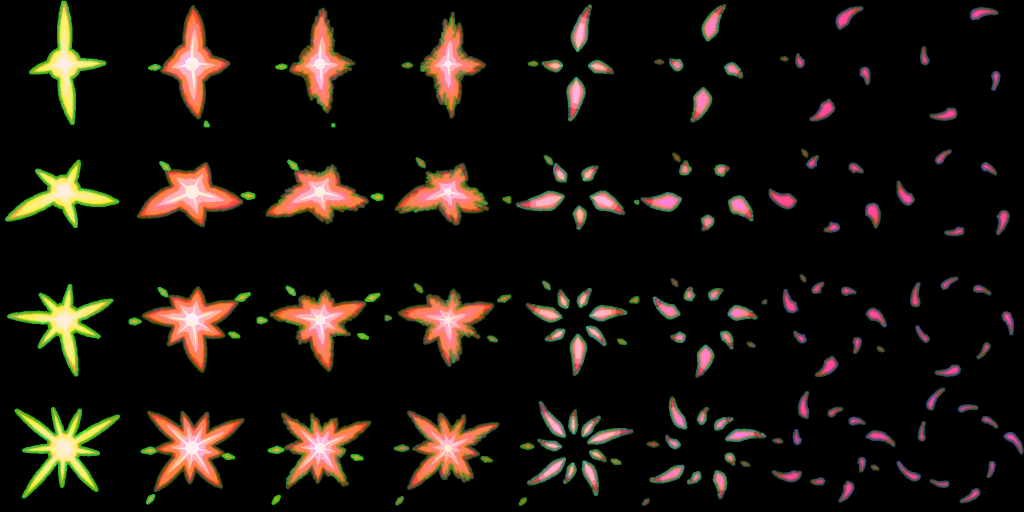
#> input picture assets/vfx/atlas/vfx_impact_star.png, 2048 x 1024 px (shown at 1/2 size)
$ python -i sheets.py   (imports and definitions only)
#> lines starting #> are read from the running program, lines starting #| are printed output that depends on the picture
### tools/vfx/vfxlib.py
"""GODFORGE VFX asset toolkit: packed flipbook cells, ramps, noise, the reference shader, sheets.

Every combat texture in assets/vfx/ is a *packed grey* texture, never a coloured one. One painted
flipbook serves every element; the ramp row picks the colours (docs/art/VFX_STYLE.md sections 3.3
and 21.5). The channels of every atlas cell:

  R  shape mask as a signed distance field: 0.5 is the painted edge, +-SDF_SPREAD cell px of
     distance maps to 1.0 / 0.0. The shader turns it into crisp coverage at any scale with
     `smoothstep(0.5 - w, 0.5 + w, r)`, w = fwidth(r) * 0.7.
  G  value: where the pixel sits on the element ramp (ink 0.06, deep 0.29, body 0.50, light 0.70,
     hot 0.93). It is continuous; the ramp texture posterizes it, so the band edges stay crisp when
     the sprite is magnified.
  B  erosion order: the pixel survives while B > t (t = normalized age x erode strength). Tails,
     edges and secondary layers hold low values, heads and cores high ones.

G and B are edge-padded (nearest covered texel) inside the SDF band and 0 beyond it, so bilinear
filtering never bleeds garbage and the PNGs stay small. The textures are data: load them as linear
(not sRGB) and never premultiply them. The shader outputs premultiplied colour (see `shade`).

Authoring happens at SS x the cell resolution with PIL polygons and numpy fields, then `Cell.pack`
builds the SDF with scipy's exact Euclidean distance transform and area-averages G and B.

Nothing here is traced or sampled from any reference image: every shape is a primitive in this file.
"""
from __future__ import annotations

import json
import math
import os

import numpy as np
from PIL import Image, ImageDraw, ImageFont
from scipy import ndimage as ndi

HERE = os.path.dirname(os.path.abspath(__file__))
ROOT = os.path.normpath(os.path.join(HERE, "..", ".."))
OUT = os.path.join(ROOT, "assets", "vfx")
SHEETS = os.path.join(ROOT, "docs", "art", "vfx_concepts")
FONTS = os.path.join(ROOT, "assets", "fonts")

SS = 4  # supersampling while painting
SDF_SPREAD = 4.0  # cell px from the edge to R = 0 or 1

V_INK, V_DEEP, V_BODY, V_LIGHT, V_HOT = 0.06, 0.29, 0.50, 0.70, 0.93
BAND_EDGES = (0.18, 0.40, 0.60, 0.81)  # ink | deep | body | light | hot
BAND_GAIN = (1.0, 1.0, 1.25, 1.6, 2.6)  # HDR gain per band (VFX_STYLE 3.2), stored as A = gain / 4
INK_ALPHA = 0.9
ADD_FROM, ADD_TO = 0.80, 0.90  # hot values blend from alpha-over to additive

TAU = 2 * math.pi


# ------------------------------------------------------------------------------------------------
# colour helpers
# ------------------------------------------------------------------------------------------------
def s2l(c):
    c = np.asarray(c, np.float32)
    return np.where(c <= 0.04045, c / 12.92, ((c + 0.055) / 1.055) ** 2.4).astype(np.float32)


def l2s(c):
    c = np.clip(c, 0.0, 1.0)
    return np.where(c <= 0.0031308, c * 12.92, 1.055 * np.power(c, 1 / 2.4) - 0.055)


def hexrgb(h):
    h = h.lstrip("#")
    return [int(h[i:i + 2], 16) / 255.0 for i in (0, 2, 4)]


def smoothstep(e0, e1, x):
    t = np.clip((x - e0) / (e1 - e0), 0.0, 1.0)
    return t * t * (3 - 2 * t)


def wrap(a):
    return (a + np.pi) % TAU - np.pi


# ------------------------------------------------------------------------------------------------
# ramps (VFX_STYLE 3.3). Row order is the contract with vfx.ron / the shader: never reorder.
# ------------------------------------------------------------------------------------------------
RAMPS = [
    ("kinetic", "Kinetic bone-brass", ["#1A120C", "#8A4A16", "#E3A64A", "#F4E3C1", "#FFFBF0"]),
    ("flame", "Flame", ["#240A06", "#A8300A", "#FF7A1A", "#FFC24B", "#FFF3D6"]),
    ("storm", "Storm", ["#06101E", "#1B4E9B", "#3FD8FF", "#BDF6FF", "#FFFFFF"]),
    ("void", "Void", ["#0C0416", "#3B1675", "#A45CFF", "#E2CCFF", "#FFF6FF"]),
    ("plague", "Plague", ["#0D1507", "#3A6414", "#86E03A", "#D9FF8C", "#F6FFE0"]),
    ("radiant", "Radiant", ["#241703", "#B07A12", "#FFE27A", "#FFF3BE", "#FFFFFF"]),
    ("unmade", "Unmade ichor (enemy)", ["#07060A", "#0D3B35", "#2FBFA8", "#8FF2D8", "#B8FFE8"]),
    ("godworks_gold", "Godworks cold gold (enemy)", ["#1E1408", "#5A4A20", "#D4B45A", "#F4E6B0", "#FFF4D0"]),
    ("godworks_ember", "Godworks dead ember (enemy)", ["#2A0E08", "#4A1A0C", "#8A3A1E", "#C8663A", "#E08A50"]),
    ("enemy_shot", "Enemy shot (magenta core)", ["#1A0610", "#7A1040", "#FF5AA8", "#FFC0E0", "#FFFFFF"]),
    ("zone_gold", "Player zone hem (gold)", ["#241703", "#8A6A20", "#FFC940", "#FFE6A0", "#FFF8E0"]),
    ("heal", "Heal / revive", ["#1A1406", "#6A5A20", "#FFE9A8", "#FFF4D0", "#FFFFFF"]),
    ("bleed", "Bleed (crimson drips, never red-white)", ["#12040A", "#4A0A16", "#8A1020", "#B8404E", "#E07A84"]),
    ("time", "Time (Epoch, pale steel)", ["#0C1016", "#3C5064", "#9FB6C8", "#DCE8F0", "#FFFFFF"]),
    ("dust", "Dust / smoke / ash (neutral)", ["#141012", "#3A3034", "#6E6064", "#B3A69C", "#E8DED2"]),
    ("mono", "Mono ink-white (impact frames, execute)", ["#0C080C", "#4A4448", "#B8B2B4", "#F2EEEC", "#FFFFFF"]),
]
RAMP_INDEX = {k: i for i, (k, _, _) in enumerate(RAMPS)}


# [73 lines left out: functions ramp_table, equalize, fbm_tile, worley_tile, not called in this run]


class Noise:
    """Tiling fBm sampled at arbitrary coordinates (bilinear, grid-wrap). 1 unit = 1 grid texel."""

    def __init__(self, seed, n=128, beta=2.0, ax=1.0, ay=1.0):
        self.g = fbm_tile(n, seed, beta=beta, ax=ax, ay=ay, eq=True)
        self.n = n

    def __call__(self, u, v):
        return ndi.map_coordinates(self.g, [np.asarray(v, np.float32), np.asarray(u, np.float32)], order=1,
                                   mode="grid-wrap")


# ------------------------------------------------------------------------------------------------
# geometry helpers (cell px, y down)
# ------------------------------------------------------------------------------------------------
def rot(v, a):
    c, s = math.cos(a), math.sin(a)
    return (v[0] * c - v[1] * s, v[0] * s + v[1] * c)


def norm(v):
    L = math.hypot(v[0], v[1]) or 1.0
    return (v[0] / L, v[1] / L)


def lerp(a, b, t):
    return a + (b - a) * t


def ease_out(t, p=2.0):
    t = min(max(t, 0.0), 1.0)
    return 1 - (1 - t) ** p


def ease_in(t, p=2.0):
    t = min(max(t, 0.0), 1.0)
    return t ** p


# [54 lines left out: functions tapered_path, kite, streak_poly, bolt_points, not called in this run]


def arc_pts(c, r, a0, a1, n=24, ky=1.0):
    return [(c[0] + math.cos(a) * r, c[1] + math.sin(a) * r * ky) for a in np.linspace(a0, a1, n)]


# [22 lines left out: functions bezier, tongue_poly, not called in this run]


# ------------------------------------------------------------------------------------------------
# the cell canvas
# ------------------------------------------------------------------------------------------------
class Cell:
    """One atlas cell painted at SS x resolution. Coordinates are cell px (float), y down.

    paint(mask, value, order): later paints cover earlier ones. `order` (0..1) is the layer's place
    in the erosion sequence: low orders erode first. pack() combines the order with the distance to
    the edge and a ragged noise into B.
    """

    # [13 lines left out: function __init__, not called in this run]

    # -- rasterizers ---------------------------------------------------------------------------
    def _img(self):
        return Image.new("L", (self.W, self.H), 0)

    # [98 lines left out: functions polys, lines, dots, ellipse, polar, star and 2 more, not called in this run]

    def inside_dist(self, mask):
        return (ndi.distance_transform_edt(mask) / self.ss).astype(np.float32)

    # [15 lines left out: functions ragged, paint, not called in this run]

    def erase(self, mask):
        m = np.asarray(mask, bool)
        self.cov &= ~m

    # [51 lines left out: functions clear_border, pack, band_value, not called in this run]


# ------------------------------------------------------------------------------------------------
# atlases and the manifest
# ------------------------------------------------------------------------------------------------
MANIFEST: list[dict] = []


class Atlas:
    # [9 lines left out: function __init__, not called in this run]

    def put(self, col, row, packed):
        assert packed.shape == (self.ch, self.cw, 3), (self.name, packed.shape)
        self.img[row * self.ch:(row + 1) * self.ch, col * self.cw:(col + 1) * self.cw] = packed

    def cell(self, col, row):
        return self.img[row * self.ch:(row + 1) * self.ch, col * self.cw:(col + 1) * self.cw]

    # [5 lines left out: function seq, not called in this run]

    @property
    def rel(self):
        return f"{self.sub}/{self.name}.png"

    # [10 lines left out: function save, not called in this run]


def _call(job):
    fn, args = job
    return fn(*args)


# [28 lines left out: functions pmap, register, save_gray, not called in this run]


def load_atlas(rel):
    return np.asarray(Image.open(os.path.join(OUT, rel)).convert("RGB"))


# ------------------------------------------------------------------------------------------------
# the reference shader (what vfx.wesl computes) and sheet compositing
# ------------------------------------------------------------------------------------------------
_RAMP_CACHE = {}


# [52 lines left out: functions ramp_linear, resample, shade, not called in this run]


class Plate:
    """A linear-light compositing surface for contact sheets: premultiplied over, bloom, tonemap."""

    def __init__(self, w, h, bg="#141016", image=None):
        if image is not None:
            self.img = s2l(np.asarray(image.convert("RGB"), np.float32) / 255.0)
        else:
            self.img = np.ones((h, w, 3), np.float32) * s2l(hexrgb(bg))
        self.H, self.W = self.img.shape[:2]
        self.labels = []

    # [10 lines left out: function over, not called in this run]

    def rect(self, x0, y0, x1, y1, col, alpha=1.0):
        c = s2l(hexrgb(col)) if isinstance(col, str) else np.asarray(col, np.float32)
        self.img[y0:y1, x0:x1] = self.img[y0:y1, x0:x1] * (1 - alpha) + c * alpha

    def paste(self, image, x, y):
        a = s2l(np.asarray(image.convert("RGB"), np.float32) / 255.0)
        h, w = a.shape[:2]
        self.img[y:y + h, x:x + w] = a[:max(0, min(h, self.H - y)), :max(0, min(w, self.W - x))]

    def label(self, x, y, text, size=15, fill=(236, 226, 210), font="AlegreyaSans-Medium.ttf", anchor="la"):
        self.labels.append((x, y, text, size, fill, font, anchor))

    # [17 lines left out: function finish, not called in this run]


def fnt(size, name="AlegreyaSans-Medium.ttf"):
    return ImageFont.truetype(os.path.join(FONTS, name), size)


# [49 lines left out: functions write_manifest, load_manifest, not called in this run]

### tools/vfx/sheets.py
"""Contact sheets and animated preview strips for docs/art/vfx_concepts/assets_*.png.

Every sheet renders the shipped assets through the reference shader (vfxlib.shade), the way vfx.wesl
will: packed cell -> SDF coverage -> posterized ramp -> premultiplied composite -> bloom -> tonemap.
assets_game_scale.png composites them at the real game scale (~36 px/m at 1600 x 900) over in-game
plates, with the red-white telegraph restored on top (it draws after every VFX layer).
"""
import json
import math
import os

import numpy as np
from PIL import Image
from scipy import ndimage as ndi

import preview as V
import vfxlib as L

BG = "#241D1F"
MID = "#4E423F"
PALE = "#8E7E70"
TITLE_H = 70


# [12 lines left out: functions entry, seq, not called in this run]


def sheet(w, h, title, sub, bg=BG):
    p = L.Plate(w, h, bg)
    p.rect(0, 0, w, TITLE_H, "#140F11")
    p.rect(0, TITLE_H - 2, w, TITLE_H, "#6A5330")
    p.label(18, 12, title, 28, (240, 214, 160), "Cinzel-Variable.ttf")
    p.label(20, 46, sub, 15, (200, 188, 170))
    return p


def band(p, y0, y1, col):
    p.rect(0, y0, p.W, y1, col)


# [10 lines left out: function draw, not called in this run]


def out(name):
    return os.path.join(L.SHEETS, f"assets_{name}.png")


# [279 lines left out: functions save, sheet_impacts, sheet_bursts, sheet_particles, sheet_elements, sheet_glyphs_decals and 2 more, not called in this run]


def shade_layer(tex, ramp, scale=1.0, t=0.0, alpha=1.0):
    return L.shade(tex, ramp, t=t, alpha=alpha, scale=scale)


# [105 lines left out: functions sheet_strips, sheet_noise_ramps, not called in this run]


def sheet_meshes(render_path):
    W, H = 1840, 1130
    p = sheet(W, H, "VFX assets · meshes (glTF, Blender 5.2)",
              "meshes/*.glb · COLOR_0 packed like the atlases (G = value band -> ramp) · arcs, rings and beams are shown "
              "with their strip textures · ink outline = inverted hull, as in game")
    im = Image.open(render_path).convert("RGB")
#> im is the input picture: PIL image 2048x1024 RGB; mean R, G, B 25.7, 20.1, 14
    im = im.resize((1800, 1000), Image.LANCZOS)
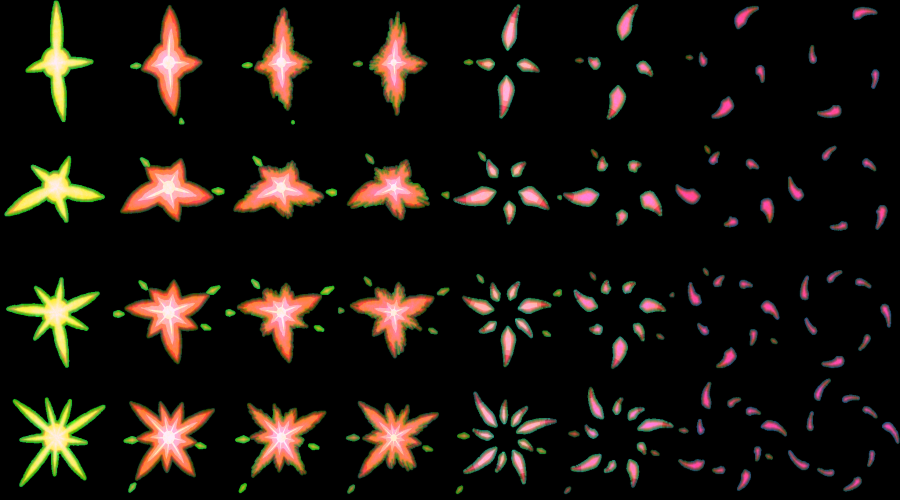
#> im: PIL image 1800x1000 RGB (shown at 1/2 size); mean R, G, B 25.7, 20.2, 14.1
    p.paste(im, 20, TITLE_H + 20)
#> in s2l (call 4), `return np.where(c <= 0.04045, c / 12.92, ((c + 0.055) / 1.055) ** 2.4)..`:
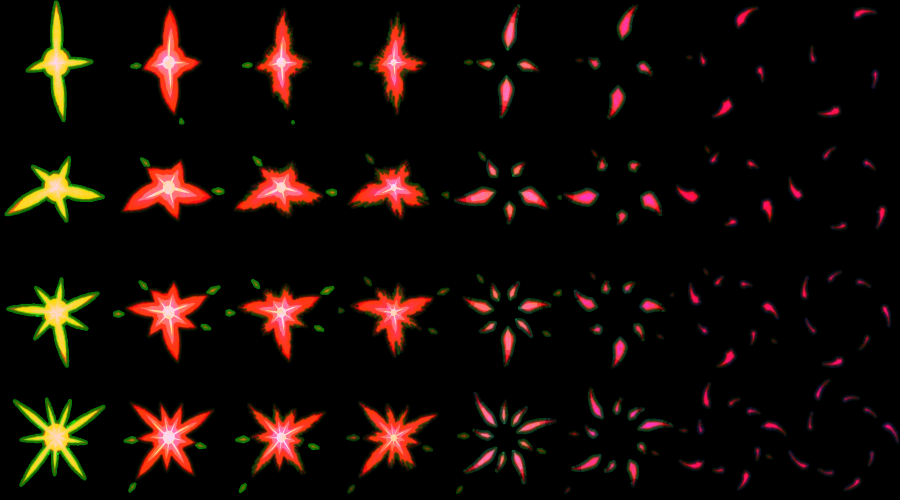
#> returned value: shape (1000, 1800, 3) float32 (shown at 1/2 size); mean of channels 0, 1, 2 0.0819, 0.0425, 0.0239; drawn as R, G, B
#> in paste, `self.img[y:y + h, x:x + w] = a[:max(0, min(h, self.H - y)), :max(0, mi..`:
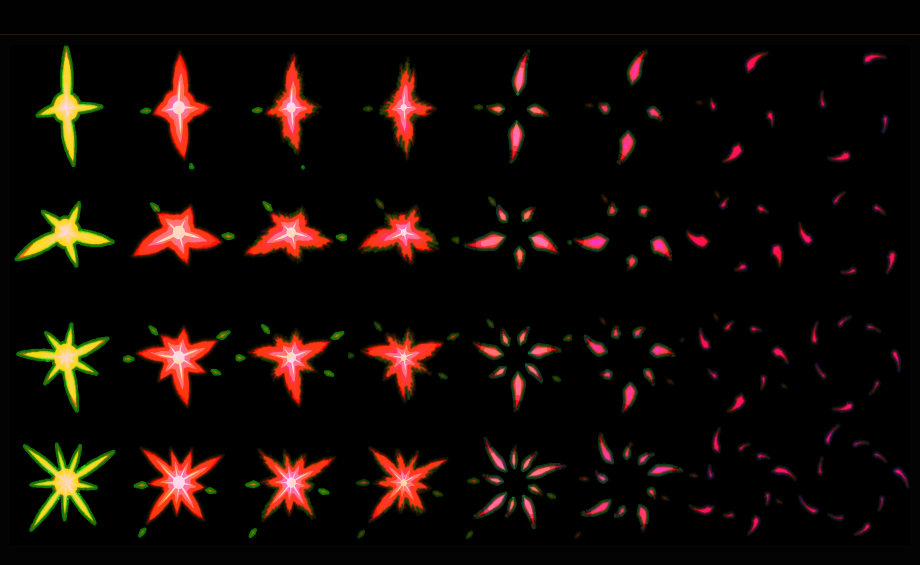
#> self.img: shape (1130, 1840, 3) float32 (shown at 1/2 size); mean R, G, B 0.0728, 0.0383, 0.0221
#> (the run stopped early here; a loop or call above may not have finished)

$ run again, on assets/vfx/atlas/vfx_burst_storm.png
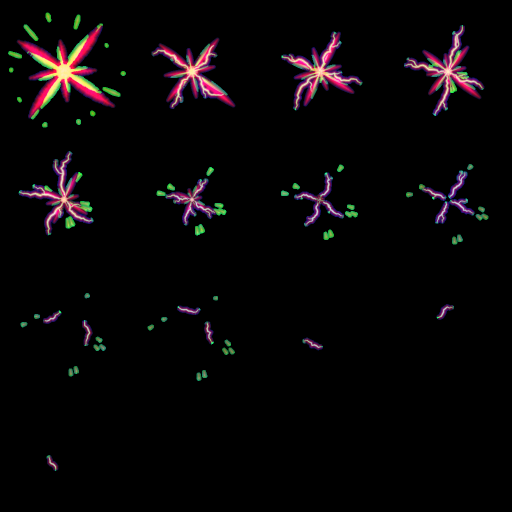
#> input picture assets/vfx/atlas/vfx_burst_storm.png, 1024 x 1024 px (shown at 1/2 size)
#> in sheet_meshes, im is the input picture: PIL image 1024x1024 RGB; mean R, G, B 8.5, 5.8, 6.8
#> im: PIL image 1800x1000 RGB
#> in s2l (call 4), `return np.where(c <= 0.04045, c / 12.92, ((c + 0.055) / 1.055) ** 2.4)..`:
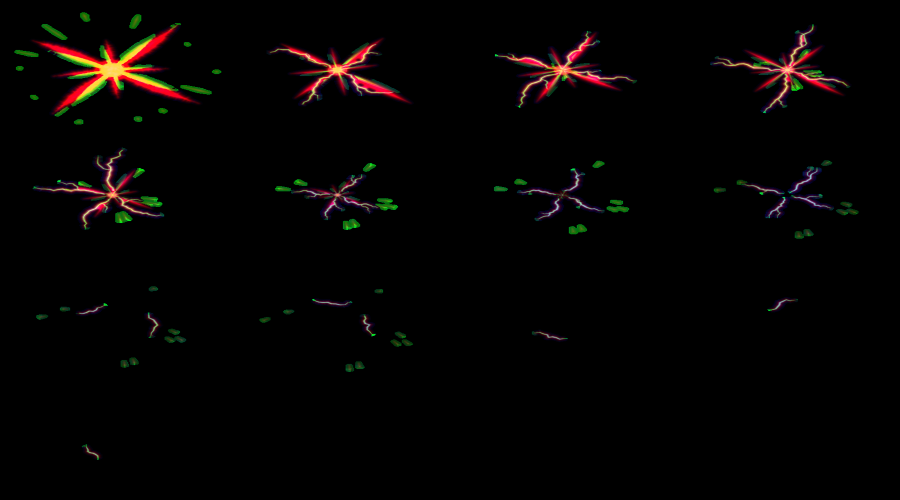
#> returned value: shape (1000, 1800, 3) float32 (shown at 1/2 size); mean of channels 0, 1, 2 0.021, 0.0131, 0.0101; drawn as R, G, B
#> in paste, `self.img[y:y + h, x:x + w] = a[:max(0, min(h, self.H - y)), :max(0, mi..`:
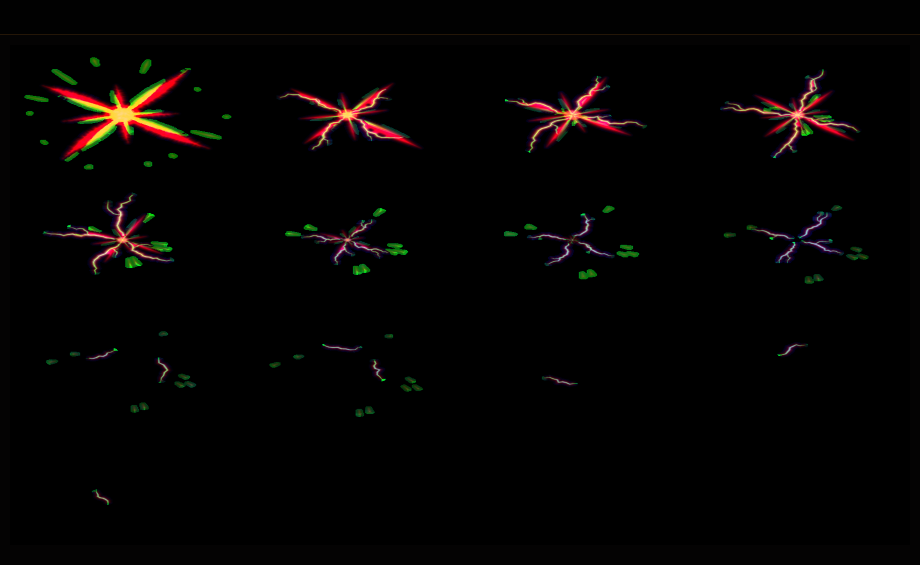
#> self.img: shape (1130, 1840, 3) float32 (shown at 1/2 size); mean R, G, B 0.0203, 0.0126, 0.0101

$ run again, on assets/vfx/atlas/vfx_burst_void.png
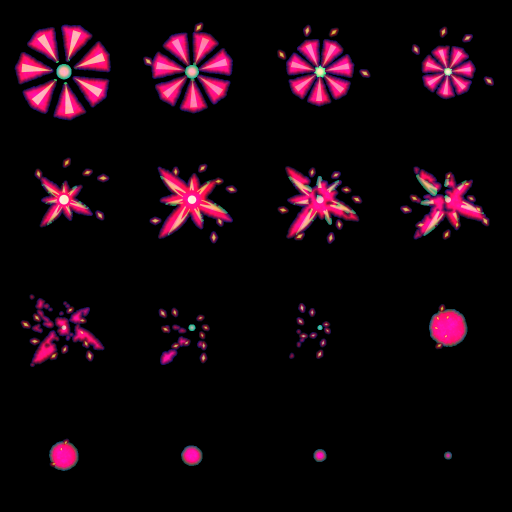
#> input picture assets/vfx/atlas/vfx_burst_void.png, 1024 x 1024 px (shown at 1/2 size)
#> in sheet_meshes, im is the input picture: PIL image 1024x1024 RGB; mean R, G, B 19.8, 5.4, 12.5
#> im: PIL image 1800x1000 RGB
#> in s2l (call 4), `return np.where(c <= 0.04045, c / 12.92, ((c + 0.055) / 1.055) ** 2.4)..`:
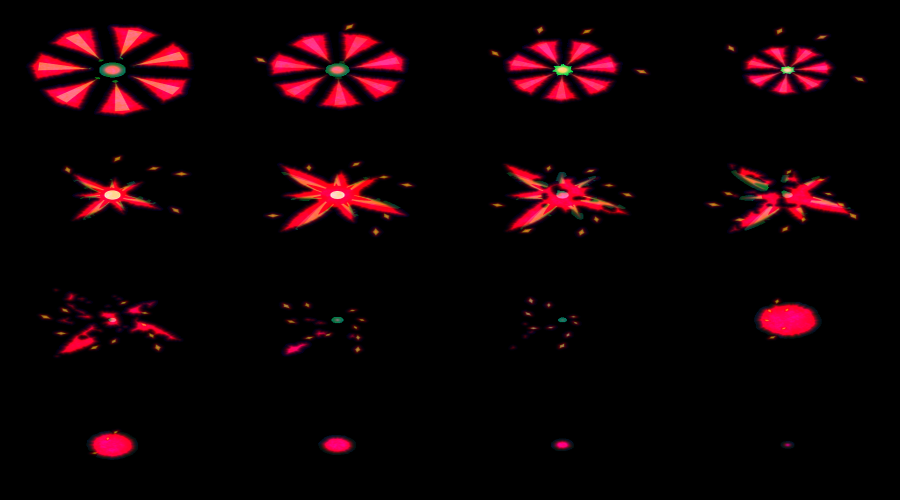
#> returned value: shape (1000, 1800, 3) float32 (shown at 1/2 size); mean of channels 0, 1, 2 0.0604, 0.00852, 0.0188; drawn as R, G, B
#> in paste, `self.img[y:y + h, x:x + w] = a[:max(0, min(h, self.H - y)), :max(0, mi..`:
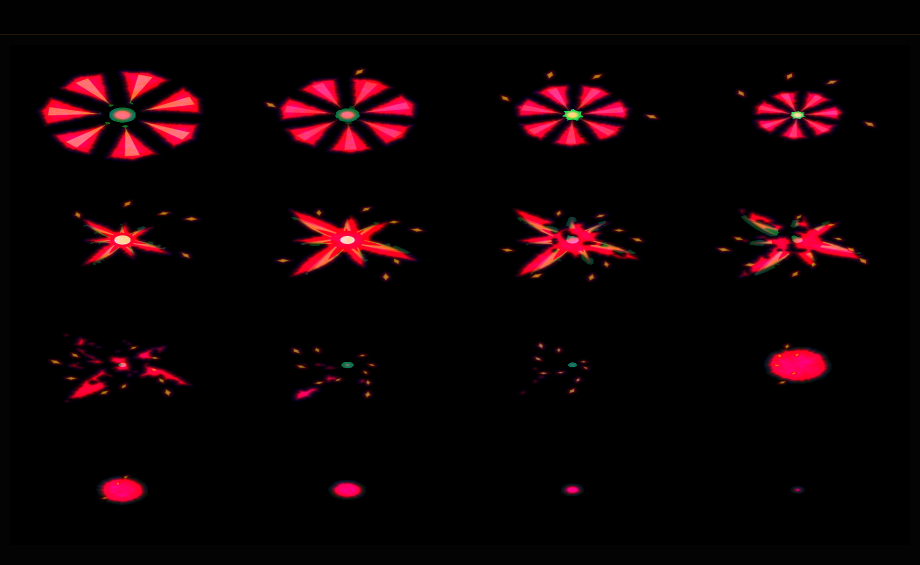
#> self.img: shape (1130, 1840, 3) float32 (shown at 1/2 size); mean R, G, B 0.0542, 0.00868, 0.0177
